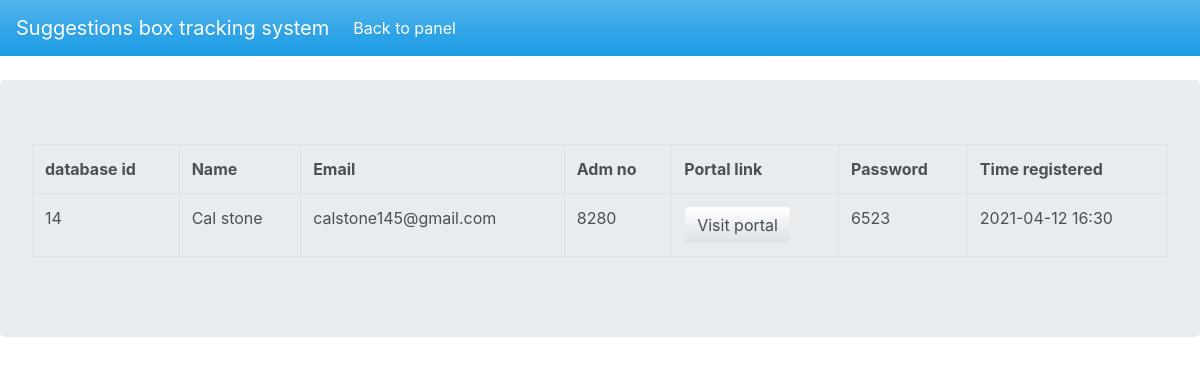
/admin/pages/suggestions/view.php?id=Cal stone, run on the app's committed database.
### tables this page shows
CREATE TABLE `users` (
  `user_id` int(255) NOT NULL,
  `username` varchar(255) NOT NULL,
  `adm_no` int(255) NOT NULL,
  `passcode` varchar(255) NOT NULL,
  `user_mail` varchar(255) NOT NULL,
  `created_at` timestamp(6) NOT NULL DEFAULT current_timestamp(6) ON UPDATE current_timestamp(6)
);

### admin/pages/suggestions/view.php (the view, shortened to what this page needs)
<?php
$name = $_GET['id'];
require "../config.php";
$query = "SELECT * FROM `users` WHERE `username` LIKE '$name'";
$result = mysqli_query($conn,$query);
$search = mysqli_fetch_assoc($result);
?>
<!DOCTYPE html>
<html lang="en">
<head>
    <link rel="stylesheet" href="../../../css/bootstrap.min.css">
</head>
<body>
<nav class="navbar navbar-expand-lg navbar-dark bg-primary">
  <a class="navbar-brand" href="#">Suggestions box tracking system</a>
  <div class="collapse navbar-collapse" id="navbarColor01">
    <ul class="navbar-nav mr-auto">
      <li class="nav-item active">
        <a class="nav-link" href="../../"> Back to panel
        </a>
      </li>
      <li class="nav-item">
        <a class="nav-link" href="ht#"></a>
      </li>
    </ul>
  </div>
</nav>
    <br>
<div class="jumbotron">
<table class="table table-bordered">
        <tr>
            <th>database id</th>
            <th>Name</th>
            <th>Email</th>
            <th>Adm no</th>
            <th>Portal link</th>
            <th>Password</th>
            <th>Time registered</th>
        </tr>
        <?php
            $potalUrl = "../../../portals/".$search['username'];
        ?>
         <tr>
         <td><?php echo $search['user_id'];?></td>
         <td><?php echo $search['username'];?></td>
         <td><?php echo $search['user_mail']; ?></td>
         <td><?php echo $search['adm_no'];?></td>
         <td><a href="<?php echo $potalUrl;?>" class="btn btn-secondary">Visit portal</a></td>
         <td><?php echo $search['passcode'];?></td>
         <td><?php echo substr( $search['created_at'],0,16);?></td>
         </tr>
</table>
</div>
</body>
</html>

### data on the page
users: user_id "14", username "Cal stone", user_mail "calstone145@gmail.com", adm_no "8280", passcode "6523", created_at "2021-04-12 16:30"
